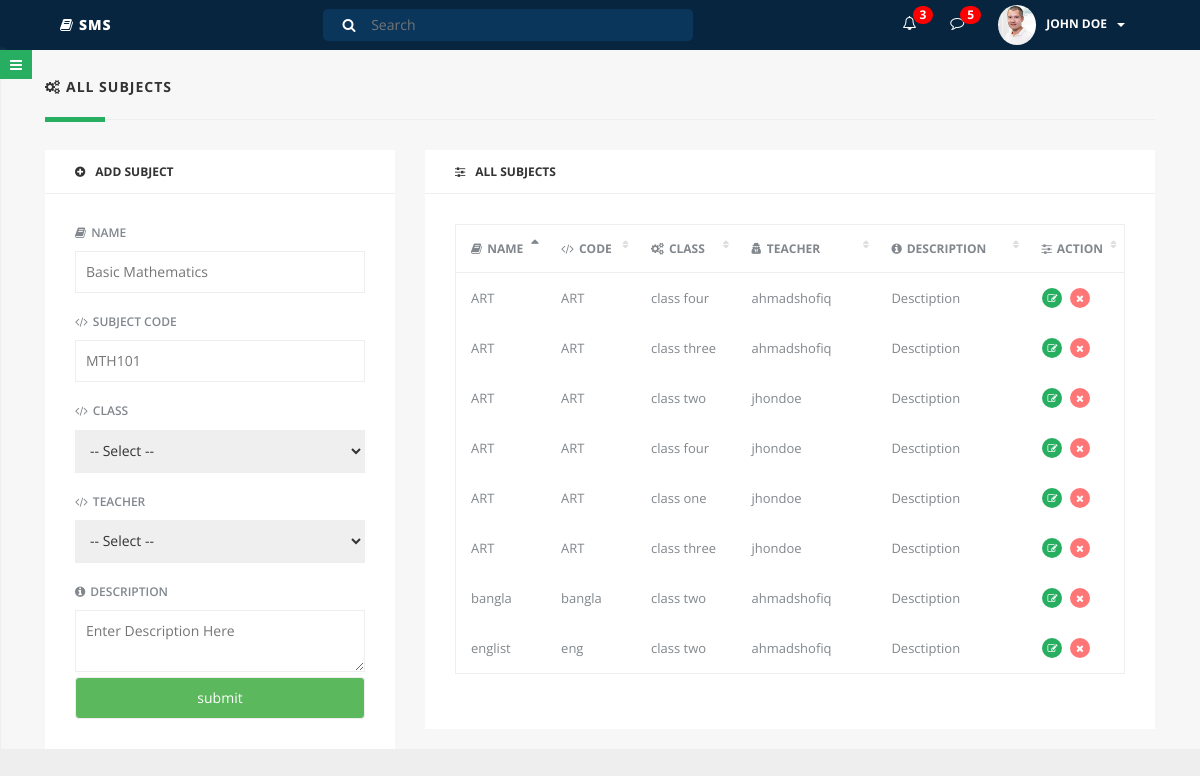
The page /add_subject.php on the database its author committed.
### tables this page shows
CREATE TABLE `subject` (
  `id` int(11) NOT NULL,
  `name` varchar(20) NOT NULL,
  `subject_code` varchar(10) NOT NULL,
  `class` varchar(20) NOT NULL,
  `teacher` varchar(100) NOT NULL,
  `description` varchar(100) NOT NULL,
  `section` varchar(20) NOT NULL
);

### add_subject.php (the view, shortened to what this page needs)
<?php include('header.php'); ?>
		<div class="parent-wrapper" id="outer-wrapper">
			<div class="main-content" id="content-wrapper">
				<div class="container-fluid">
					<div class="row">
						<div class="col-lg-12 clear-padding-xs">
							<h5 class="page-title"><i class="fa fa-cogs"></i>ALL SUBJECTS</h5>
							<div class="section-divider"></div>
						</div>
					</div>
					<div class="row">
						<div class="col-lg-12 clear-padding-xs">
							<div class="col-sm-4">
								<div class="dash-item first-dash-item">
									<h6 class="item-title"><i class="fa fa-plus-circle"></i>ADD SUBJECT</h6>
								<form method="post">
									<div class="inner-item">
										<div class="dash-form">
											<label class="clear-top-margin"><i class="fa fa-book"></i>NAME</label>
											<input name="name" type="text" placeholder="Basic Mathematics" />
											<label><i class="fa fa-code"></i>SUBJECT CODE</label>
											<input name="subject_code" type="text" placeholder="MTH101" />
											<label><i class="fa fa-code"></i>CLASS</label>
											<select name="class">
												<option>-- Select --</option>
											</select>
											<label><i class="fa fa-code"></i>TEACHER</label>
											<select name="teacher">
												<option>-- Select --</option>
											</select>
											<label><i class="fa fa-info-circle"></i>DESCRIPTION</label>
											<textarea name="description" placeholder="Enter Description Here"></textarea>
											<div>
												<input class="btn btn-success" type="submit" name="submit" value="submit">
											</div>
										</div>
									</div>
								</form>
								</div>
							</div>
							<div class="col-sm-8">
								<div class="dash-item first-dash-item">
									<h6 class="item-title"><i class="fa fa-sliders"></i>ALL SUBJECTS</h6>
									<div class="inner-item">
										<table id="attendenceDetailedTable" class="display responsive nowrap" cellspacing="0" width="100%">
											<thead>
												<tr>
													<th><i class="fa fa-book"></i>NAME</th>
													<th><i class="fa fa-code"></i>CODE</th>
													<th><i class="fa fa-cogs"></i>CLASS</th>
													<th><i class="fa fa-user-secret"></i>TEACHER</th>
													<th><i class="fa fa-info-circle"></i>DESCRIPTION</th>
													<th><i class="fa fa-sliders"></i>ACTION</th>
												</tr>
											</thead>
											<tbody>
			<?php
				include('database.php');
				$sql = "SELECT * FROM subject";
				$obj = mysqli_query($connection, $sql);
				foreach ($obj as $key => $value) {
			?>
												<tr>
													<td><?php echo $value['name']; ?></td>
													<td><?php echo $value['subject_code']; ?></td>
													<td><?php echo $value['class']; ?></td>
													<td><?php echo $value['teacher']; ?></td>
													<td><?php echo $value['description']; ?></td>
													<td class="action-link">
							<a class="edit" href="edit_subject.php?id=<?php echo $value['id']; ?>" title="Edit"><i class="fa fa-edit"></i></a>
							<a class="delete" href="delete_subject.php?id=<?php echo $value['id']; ?>" title="Delete"><i class="fa fa-remove"></i></a>
													</td>
												</tr>
			<?php } ?>
											</tbody>
										</table>
									</div>
								</div>
							</div>
						</div>
					</div>
				</div>
				<div class="menu-togggle-btn">
					<a href="#menu-toggle" id="menu-toggle"><i class="fa fa-bars"></i></a>
				</div>
<?php include('footer.php'); ?>

### assets/css/style.css (style rules this page uses)
html, body { font-family: 'Open Sans', sans-serif; height: 100%; text-rendering: optimizeLegibility; -webkit-font-smoothing: antialiased; }
input[type=text] { width: 130px; -webkit-transition: width 0.4s ease-in-out; transition: width 0.4s ease-in-out; }
body { background: #eee !important; }
.row { margin: 0; }
.dash-form input, .dash-form textarea, .dash-form select { width: 100%; border: 1px solid #eee; padding: 10px; }
.dash-form label { display: block; color: #81878C; font-size: 12px; font-weight: 600; margin-top: 20px; margin-bottom: 10px; }
.dash-form label i, .dash-form a i { margin-right: 5px; }
.clear-top-margin { margin-top: 0 !important; }
.dash-item { margin-top: 30px; background: #fff; }
.dash-item .item-title { font-weight: 700; margin: 0; border-bottom: 1px solid #eee; padding: 15px 30px; }
.dash-item .item-title i { margin-right: 10px; }
.dash-item .inner-item { padding: 30px; }
.first-dash-item { margin-top: 0px; }
.parent-wrapper { padding-left: 0; -webkit-transition: all 0.5s ease; -moz-transition: all 0.5s ease; -o-transition: all 0.5s ease; transition: all 0.5s ease; }
.main-content { width: 100%; position: absolute; padding: 30px 0 0; background: #f7f7f7; }
.menu-togggle-btn { position: absolute; top: 5px; z-index: 10000; width: 50px }
.menu-togggle-btn a { color: #fff; padding: 5px 10px; background: #27AE60; }
@media (min-width:768px) { .parent-wrapper { padding-left: 0; position: relative; } }
.section-divider { margin: 25px 15px 30px; border-top: 1px solid #eee; position: relative; }
.section-divider:after { content: ''; position: absolute; width: 60px; background: #27AE60; height: 5px; left: 0px; top: -3px; }
.page-title { font-weight: 700; letter-spacing: 1px; line-height: 1; margin: 0; padding: 0 15px; }
.page-title i { margin-right: 5px; }
table.dataTable thead th { border-bottom: 1px solid #eee; font-size: 12px; font-weight: 700; color: #81878C; padding: 15px; }
table.dataTable thead th i { margin-right: 5px; }
table.dataTable tbody td { padding: 15px; font-size: 13px; color: #81878C; }
table.dataTable.display tbody td { border-top: none; }
table.dataTable tbody td a { color: #27AE60; }
table.dataTable tbody td a i { margin-right: 5px; }
table.dataTable.no-footer { border: 1px solid #eee; margin-bottom: 25px; }
table.dataTable thead th { position: relative; background-image: none !important; }
table.dataTable thead th.sorting:after, table.dataTable thead th.sorting_asc:after, table.dataTable thead th.sorting_desc:after { position: absolute; top: 12px; right: 8px; display: block; font-family: FontAwesome; }
table.dataTable thead th.sorting:after { content: "\f0dc"; color: #ddd; font-size: 0.8em; padding-top: 0.12em; }
table.dataTable thead th.sorting_asc:after { content: "\f0de"; }
.action-link a { color: #fff !important; display: inline-block; height: 20px; width: 20px; border-radius: 50%; text-align: center; padding: 3px 6px; margin-right: 5px; font-size: 10px; }
.action-link .edit { background: #27AE60; }
.action-link .delete { background: #FF7676; }

### rows shown on the page
subject: name "ART", subject_code "ART", class "class four", teacher "ahmadshofiq", description "Desctiption"
subject: name "bangla", subject_code "bangla", class "class two", teacher "ahmadshofiq", description "Desctiption"
subject: name "ART", subject_code "ART", class "class three", teacher "ahmadshofiq", description "Desctiption"
subject: name "ART", subject_code "ART", class "class two", teacher "jhondoe", description "Desctiption"
subject: name "ART", subject_code "ART", class "class four", teacher "jhondoe", description "Desctiption"
subject: name "ART", subject_code "ART", class "class one", teacher "jhondoe", description "Desctiption"
subject: name "ART", subject_code "ART", class "class three", teacher "jhondoe", description "Desctiption"
subject: name "englist", subject_code "eng", class "class two", teacher "ahmadshofiq", description "Desctiption"
